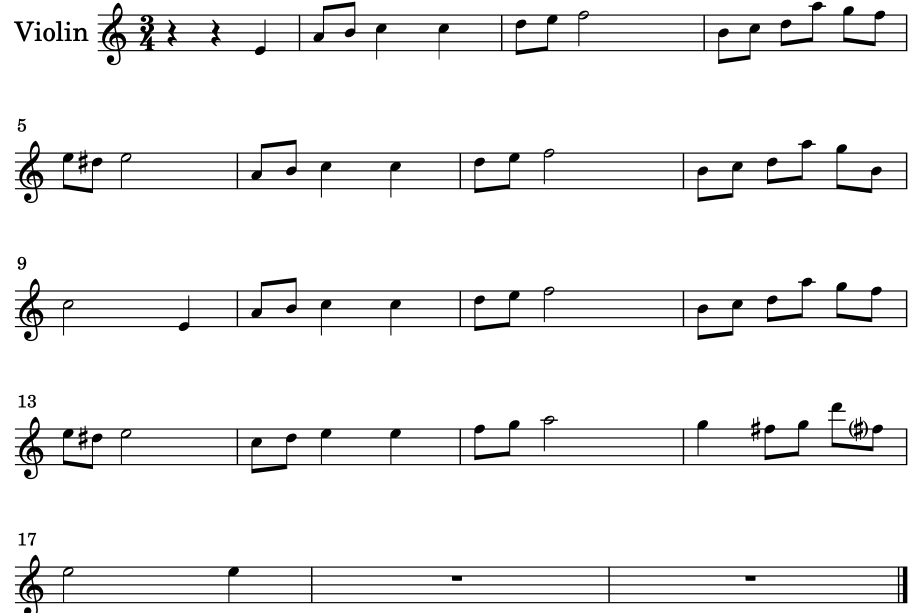
#> input picture Phase3/Tests/Test4.png, 1830 x 1226 px (shown at 1/2 size)
$ jupyter execute --allow-errors Phase3_98109645.ipynb
#> lines starting #> are read from the running program, lines starting #| are printed output that depends on the picture; after the words box and inside, x2 and y2 are one past the last pixel; in counts of white or black regions, pixels touching at a corner belong together
[cell 1]
# !pip install pydub
# !pip install sounddevice
import pydub
import numpy as np
import sounddevice as sd
import cv2
from matplotlib import pyplot as plt
from scipy.io.wavfile import read, write

## Music Player Functions

[cell 2]
notes_base = 2**(np.arange(12)/12)*27.5
notes_duration = np.array([3200, 1600, 800, 400, 200, 100])*0.7
notes_ann = ['A', 'A#', 'B', 'C', 'C#', 'D', 'Eb', 'E', 'F', 'F#', 'G', 'G#']

def sin_wave(f, n, fs):
    x = np.linspace(0, 2*np.pi, n)
    ring = 30
    xp = np.linspace(0, -1*(n*ring/fs), n)
    y = np.sin(x*f*(n/fs))*np.exp(xp)
    z = np.zeros([n, 2])
    z[:, 0] = y
    z[:, 1] = y
    return z

# [7 lines left out: function play_note, not called in this run]

def put_note(note_id, octave, dur, fs):
    if (note_id < 3) :
        octave += 1
    y = sin_wave(notes_base[note_id]*2**octave, int(notes_duration[dur]*(fs/1000)), fs)
    return y

def get_music(music_notes, fs):
#> called with fs = 44100
    m = []
    for item in music_notes:
        y = put_note(item[0], item[1], item[2], fs)
        m.append(y)
    m = np.concatenate(m, 0)
    return m

fs1 = 44100
music = [[8, 5, 3], [10, 5, 4], [10, 5, 4], [10, 5, 3], [10, 5, 3], [10, 5, 3], [10, 5, 3], [10, 5, 3], [10, 5, 3],
        [11, 5, 4], [4, 5, 4], [11, 5, 4], [4, 5, 4], [11, 5, 4], [4, 5, 4], [11, 5, 4], [4, 5, 4], [3, 5, 3],
        [8, 5, 4], [8, 5, 4], [8, 5, 3], [8, 5, 3], [8, 5, 3], [8, 5, 3], [8, 5, 3], [8, 5, 3],
        [10, 5, 4], [3, 5, 4], [10, 5, 4], [3, 5, 4], [10, 5, 4], [3, 5, 4], [10, 5, 4], [3, 5, 4], [1, 4, 3]]

y = get_music(music, fs1)
sd.play(y, fs1)
#> (this line was passed over: sounddevice is not available in this run)

## Extra Functions

[cell 3]
def imshow(img):
    plt.figure(figsize=(15,10))
    plt.imshow(img, cmap='gray')
    plt.xticks([])
    plt.yticks([])
    return

# [16 lines left out: functions filter_list, find_line, not called in this run]


def write_mp3(filename, Fs, x, normalized=False):
    """
    numpy array to MP3
    """
    channels = 2 if (x.ndim == 2 and x.shape[1] == 2) else 1
    if normalized:
        y = np.int16(x * 2 ** 15)
    else:
        y = np.int16(x)
    song = pydub.AudioSegment(y.tobytes(), frame_rate=Fs, sample_width=2, channels=channels)
    song.export(filename, format="mp3", bitrate="320k")
    return

## Reading the test file

[cell 4]
# [4 lines of commented-out code are left out]
filename = './Tests/Test4.png'
img = cv2.imread(filename)
#> img is the input picture: shape (1226, 1830, 3); min 0, max 255, mean 237.8
img2 = img.copy()
img_gray = cv2.cvtColor(img,cv2.COLOR_BGR2GRAY) #grayscaling the image
img_edges = cv2.Canny(img_gray,100,300,apertureSize = 3) #edge detection
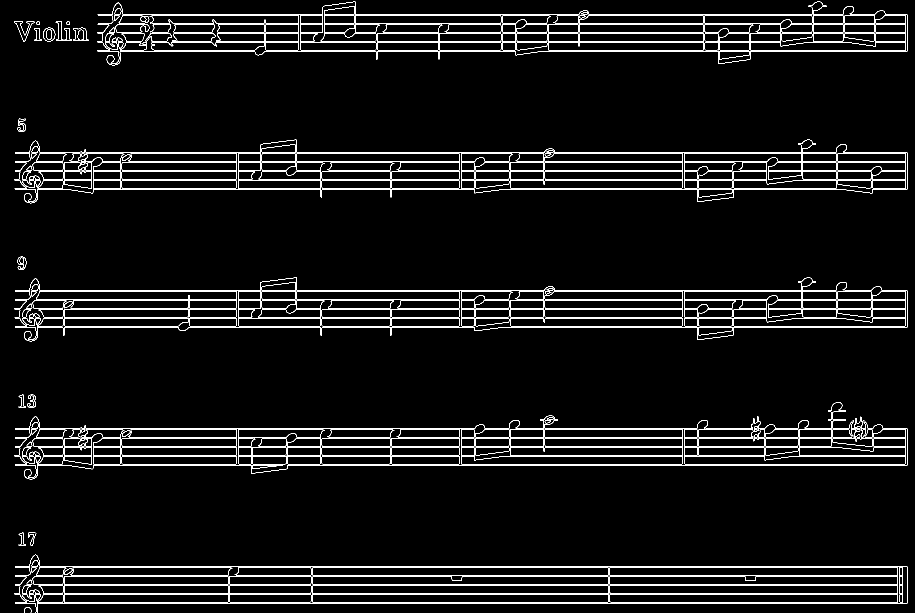
#> img_edges: shape (1226, 1830) (shown at 1/2 size); 4.6% white in thin lines or dots

threshold = 600 # threshold for detecting lines
img_lines = cv2.HoughLines(img_edges, 1, np.pi/180.0, threshold)
#> img_lines = 50 rows, first 8: [1206, 1.57], [1133, 1.57], [1168, 1.57], [1188, 1.57], [1186, 1.57], [1204, 1.57], [1135, 1.57], [580, 1.57]

y = []
for line in img_lines:
    y.append(line[0][0])
#> this loop made 50 passes
#> line on passes 1 to 12: [[1206, 1.57]], [[1133, 1.57]], [[1168, 1.57]], [[1188, 1.57]], [[1186, 1.57]], [[1204, 1.57]], [[1135, 1.57]], [[580, 1.57]], [[1150, 1.57]], [[583, 1.57]], [[1170, 1.57]], [[305, 1.57]]
#> after the loop, y = 50 values, max 1206 at index 0, min 28 at index 39, mean 617.2
line_y = []
for ys in y:
    flag = True
    for yp in line_y:
        if (abs(yp - ys) <= 6):
            flag = False
    if (flag):
        line_y.append(ys)
#> this loop made 50 passes
#> ys on passes 1 to 12: 1206, 1133, 1168, 1188, 1186, 1204, 1135, 580, 1150, 583, 1170, 305
#> after the loop, line_y = 25 values, max 1206 at index 0, min 28 at index 20, mean 617.1
line_y.sort()
if (len(line_y) > 5):
    line_diff = line_y[5] - line_y[0]
#> line_diff = 277
else:
    line_diff = (line_y[4] - line_y[0]) * 2

space_diff = line_y[1] - line_y[0]
#> space_diff = 18

for y in line_y:
    cv2.line(img2, (0, int(y)), (1000, int(y)), (255,0 ,0))
#> this loop made 25 passes
#> y on passes 1 to 12: 28, 46, 64, 84, 102, 305, 322, 340, 360, 378, 580, 598
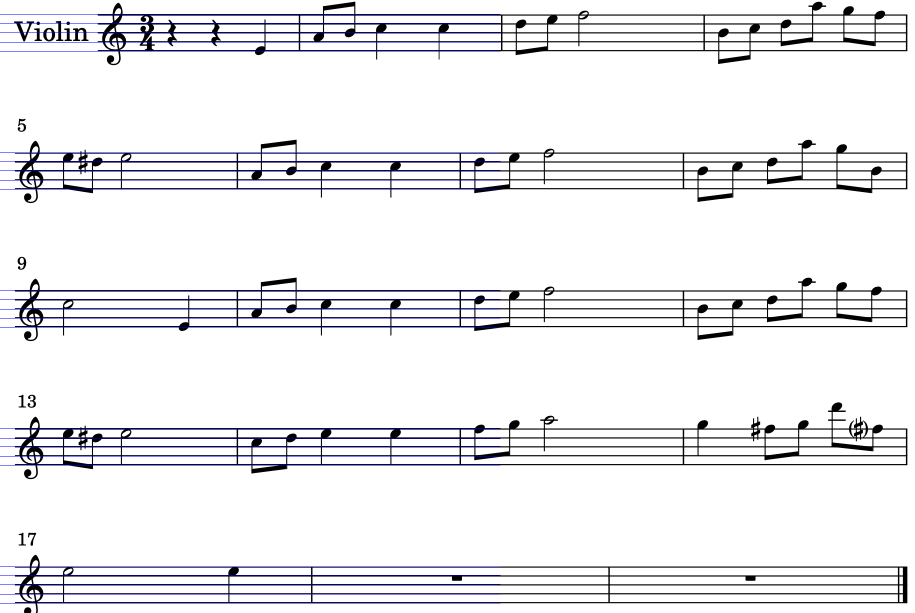
#> img2: shape (1226, 1830, 3) (shown at 1/2 size); 1.12% of pixels changed, all inside (x1, y1, x2, y2) = (0, 28, 1001, 1207)
## until now, all the lines are found and filtered and saved in liney
imshow(img2)

## Template Detection

[cell 5]
def get_template(path):
#> called with path = './templates/1-semibreve.png'
    return cv2.cvtColor(cv2.imread(path),cv2.COLOR_BGR2GRAY)
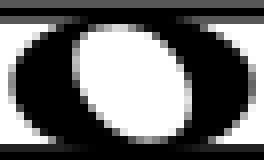
#> input picture Phase3/templates/1-semibreve.png, 33 x 20 px (shown 8 times larger)
#> returned value: shape (20, 33); min 0, max 255, mean 108.3
#> (the rest of this cell did not finish here and is left out)

#> call 2 of get_template, with path = './templates/2-minim-down.png'
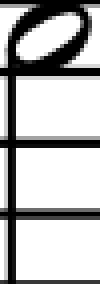
#> input picture Phase3/templates/2-minim-down.png, 25 x 71 px (shown 4 times larger)
#> call 3 of get_template, with path = './templates/2-minim-down-line.png'
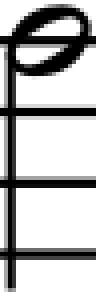
#> input picture Phase3/templates/2-minim-down-line.png, 24 x 73 px (shown 4 times larger)
#> call 4 of get_template, with path = './templates/2-minim-up.png'
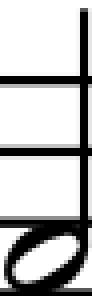
#> input picture Phase3/templates/2-minim-up.png, 23 x 74 px (shown 4 times larger)
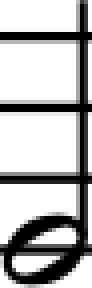
#> input picture Phase3/templates/2-minim-up-line.png, 23 x 72 px (shown 4 times larger)
#0-semibreve
#1-minim-downs
#2-minim-ups
#3,4-crotchet-up
#5,6-crotchet-down
#7-bemol
#8-diesis

### Note Detector Functions
The functions below are used to detect different type of notes and their positions using template matching

[cell 6]
def crotchet_detector(img_gray):
    crotchets = []
    #First type of crotchets
    res_crotchup = cv2.matchTemplate(img_gray,note_templates[3],cv2.TM_CCOEFF_NORMED)
    width, height = note_templates[3].shape[::-1]
    locationy, locationx = np.where(res_crotchup>=0.85) #finds the points
    for point in zip(locationx, locationy):
        crotchets.append([point[0] + int(width/2), point[1] + int(height * 7 / 8)])

    #second type of crotchets
    res_crotchup = cv2.matchTemplate(img_gray,note_templates[4],cv2.TM_CCOEFF_NORMED)
    width, height = note_templates[4].shape[::-1]
    locationy, locationx = np.where(res_crotchup>=0.90) #finds the points
    for point in zip(locationx, locationy):
        crotchets.append([point[0] + int(width/2), point[1] + int(height * 7 / 8)])

    #Third type of crotchets
    res_crotchdown = cv2.matchTemplate(img_gray,note_templates[5],cv2.TM_CCOEFF_NORMED)
    width, height = note_templates[5].shape[::-1]
    locationy, locationx = np.where(res_crotchdown>=0.90) #finds the points
    for point in zip(locationx, locationy):
        crotchets.append([point[0] + int(width/2), point[1] + int(height * 1 / 8)])

    #Forth type of crotchets
    res_crotchdown = cv2.matchTemplate(img_gray,note_templates[6],cv2.TM_CCOEFF_NORMED)
    width, height = note_templates[6].shape[::-1]
    locationy, locationx = np.where(res_crotchdown>=0.90) #finds the points
    for point in zip(locationx, locationy):
        crotchets.append([point[0] + int(width/2), point[1] + int(height * 1 / 8)])

    return crotchets

# [70 lines left out: functions minim_detector, semibreve_detector, diesis_detector, bemolle_detector, not called in this run]

[cell 7]
img3 = img.copy()
#> (the rest of this cell did not finish here and is left out)

## Sorting

[cell 8]
# [7 lines left out: function sort_by_line, not called in this run]

#> (the rest of this cell did not finish here and is left out)

## Finding the sound of a note

[cell 9]
# [107 lines left out: functions find_note_sound, has_diesis, has_bemolle, find_sound, not called in this run]

[cell 10]
# [5 lines left out: function find_notes, not called in this run]

## Playing the music

#> (a cell that did not finish here is left out)

[cell 12]
fs1 = 44100
y = get_music(music, fs1)
sd.play(y, fs1)
#> (this line was passed over: sounddevice is not available in this run)

[cell 13]
savename = './results' + filename[7:13] + '.mp3'
write_mp3(savename, fs1, y, True)
#> (the call stopped at in write_mp3, `song = pydub.AudioSegment(y.tobytes(), frame_rate=Fs, sample_width=2, ..`: pydub is not available in this run)
